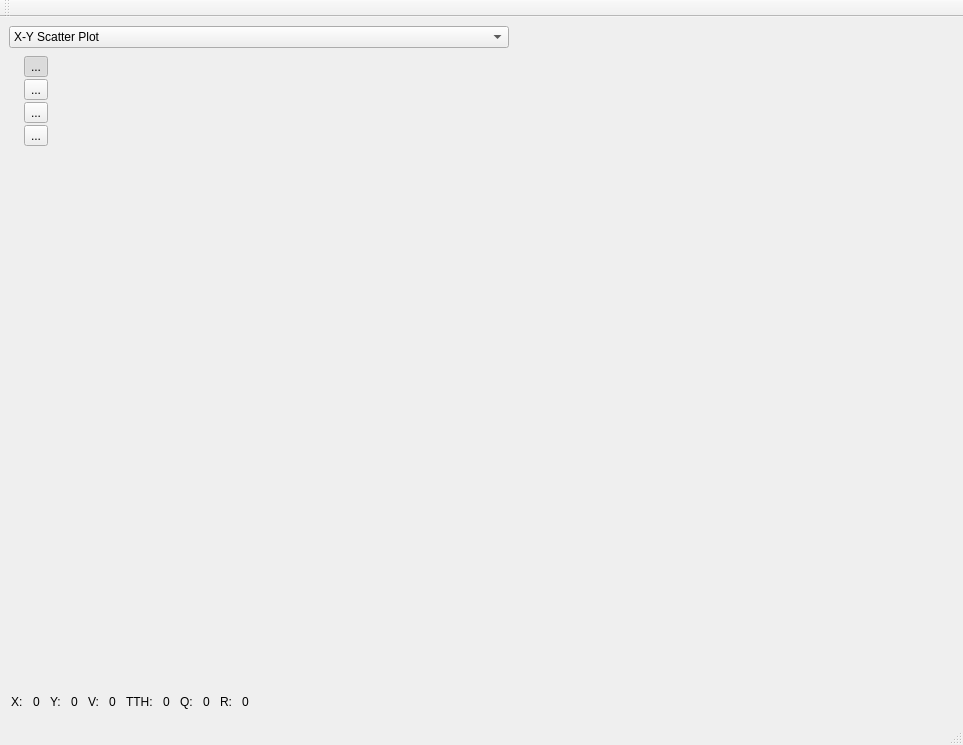
<?xml version="1.0" encoding="UTF-8"?>
<ui version="4.0">
 <class>QxrdDataObjectGraphWindow</class>
 <widget class="QMainWindow" name="QxrdDataObjectGraphWindow">
  <property name="geometry">
   <rect>
    <x>0</x>
    <y>0</y>
    <width>963</width>
    <height>745</height>
   </rect>
  </property>
  <property name="windowTitle">
   <string>MainWindow</string>
  </property>
  <widget class="QWidget" name="centralwidget">
   <layout class="QGridLayout" name="gridLayout">
    <item row="0" column="0" colspan="2">
     <widget class="QComboBox" name="m_PlotModeSelector">
      <item>
       <property name="text">
        <string>X-Y Scatter Plot</string>
       </property>
      </item>
      <item>
       <property name="text">
        <string>2D-Image Plot</string>
       </property>
      </item>
      <item>
       <property name="text">
        <string>Histogram</string>
       </property>
      </item>
      <item>
       <property name="text">
        <string>Vertical Slice</string>
       </property>
      </item>
      <item>
       <property name="text">
        <string>Horizontal Slice</string>
       </property>
      </item>
     </widget>
    </item>
    <item row="1" column="0">
     <widget class="QWidget" name="widget" native="true">
      <layout class="QGridLayout" name="gridLayout_10">
       <property name="leftMargin">
        <number>2</number>
       </property>
       <property name="topMargin">
        <number>2</number>
       </property>
       <property name="rightMargin">
        <number>2</number>
       </property>
       <property name="bottomMargin">
        <number>2</number>
       </property>
       <property name="spacing">
        <number>2</number>
       </property>
       <item row="5" column="1">
        <widget class="QToolButton" name="m_ImageMeasureButton">
         <property name="toolTip">
          <string>Measure Distances on Image</string>
         </property>
         <property name="text">
          <string>...</string>
         </property>
         <property name="icon">
          <iconset resource="qxrdresources.qrc">
           <normaloff>:/images/measure.png</normaloff>:/images/measure.png</iconset>
         </property>
         <property name="iconSize">
          <size>
           <width>24</width>
           <height>24</height>
          </size>
         </property>
         <property name="checkable">
          <bool>true</bool>
         </property>
         <property name="autoExclusive">
          <bool>true</bool>
         </property>
         <property name="autoRaise">
          <bool>false</bool>
         </property>
         <property name="arrowType">
          <enum>Qt::NoArrow</enum>
         </property>
        </widget>
       </item>
       <item row="1" column="1">
        <widget class="QToolButton" name="m_ImageZoomOutButton">
         <property name="toolTip">
          <string>Zoom Out</string>
         </property>
         <property name="text">
          <string>...</string>
         </property>
         <property name="icon">
          <iconset resource="qxrdresources.qrc">
           <normaloff>:/images/zoom-out.png</normaloff>:/images/zoom-out.png</iconset>
         </property>
         <property name="iconSize">
          <size>
           <width>24</width>
           <height>24</height>
          </size>
         </property>
        </widget>
       </item>
       <item row="2" column="1">
        <widget class="QToolButton" name="m_ImageZoomAllButton">
         <property name="toolTip">
          <string>Auto Scale</string>
         </property>
         <property name="text">
          <string>...</string>
         </property>
         <property name="icon">
          <iconset resource="qxrdresources.qrc">
           <normaloff>:/images/zoom-all.png</normaloff>:/images/zoom-all.png</iconset>
         </property>
         <property name="iconSize">
          <size>
           <width>24</width>
           <height>24</height>
          </size>
         </property>
        </widget>
       </item>
       <item row="0" column="1">
        <widget class="QToolButton" name="m_ImageZoomInButton">
         <property name="toolTip">
          <string>Zoom In</string>
         </property>
         <property name="text">
          <string>...</string>
         </property>
         <property name="icon">
          <iconset resource="qxrdresources.qrc">
           <normaloff>:/images/zoom-in.png</normaloff>:/images/zoom-in.png</iconset>
         </property>
         <property name="iconSize">
          <size>
           <width>24</width>
           <height>24</height>
          </size>
         </property>
         <property name="checkable">
          <bool>true</bool>
         </property>
         <property name="checked">
          <bool>true</bool>
         </property>
         <property name="autoExclusive">
          <bool>true</bool>
         </property>
        </widget>
       </item>
       <item row="6" column="1">
        <spacer name="verticalSpacer_4">
         <property name="orientation">
          <enum>Qt::Vertical</enum>
         </property>
         <property name="sizeHint" stdset="0">
          <size>
           <width>20</width>
           <height>40</height>
          </size>
         </property>
        </spacer>
       </item>
      </layout>
     </widget>
    </item>
    <item row="1" column="1" colspan="2">
     <widget class="QxrdImagePlot" name="m_ImagePlot" native="true">
      <property name="sizePolicy">
       <sizepolicy hsizetype="Expanding" vsizetype="Expanding">
        <horstretch>2</horstretch>
        <verstretch>0</verstretch>
       </sizepolicy>
      </property>
      <property name="minimumSize">
       <size>
        <width>0</width>
        <height>0</height>
       </size>
      </property>
     </widget>
    </item>
    <item row="2" column="0" colspan="3">
     <widget class="QWidget" name="widget_4" native="true">
      <layout class="QGridLayout" name="gridLayout_16">
       <property name="leftMargin">
        <number>2</number>
       </property>
       <property name="topMargin">
        <number>2</number>
       </property>
       <property name="rightMargin">
        <number>2</number>
       </property>
       <property name="bottomMargin">
        <number>2</number>
       </property>
       <property name="horizontalSpacing">
        <number>10</number>
       </property>
       <property name="verticalSpacing">
        <number>2</number>
       </property>
       <item row="0" column="11">
        <widget class="QLabel" name="label_6">
         <property name="text">
          <string>R:</string>
         </property>
        </widget>
       </item>
       <item row="0" column="6">
        <widget class="QLabel" name="m_ValMouse">
         <property name="text">
          <string>0</string>
         </property>
        </widget>
       </item>
       <item row="0" column="3">
        <widget class="QLabel" name="m_YMouse">
         <property name="text">
          <string>0</string>
         </property>
        </widget>
       </item>
       <item row="0" column="2">
        <widget class="QLabel" name="label_2">
         <property name="text">
          <string>Y:</string>
         </property>
        </widget>
       </item>
       <item row="0" column="7">
        <widget class="QLabel" name="label_4">
         <property name="text">
          <string>TTH:</string>
         </property>
        </widget>
       </item>
       <item row="0" column="8">
        <widget class="QLabel" name="m_TTHMouse">
         <property name="text">
          <string>0</string>
         </property>
        </widget>
       </item>
       <item row="0" column="13">
        <spacer name="horizontalSpacer_3">
         <property name="orientation">
          <enum>Qt::Horizontal</enum>
         </property>
         <property name="sizeHint" stdset="0">
          <size>
           <width>40</width>
           <height>20</height>
          </size>
         </property>
        </spacer>
       </item>
       <item row="0" column="9">
        <widget class="QLabel" name="label_5">
         <property name="text">
          <string>Q:</string>
         </property>
        </widget>
       </item>
       <item row="0" column="10">
        <widget class="QLabel" name="m_QMouse">
         <property name="text">
          <string>0</string>
         </property>
        </widget>
       </item>
       <item row="0" column="0">
        <widget class="QLabel" name="label">
         <property name="text">
          <string>X:</string>
         </property>
        </widget>
       </item>
       <item row="0" column="1">
        <widget class="QLabel" name="m_XMouse">
         <property name="text">
          <string>0</string>
         </property>
        </widget>
       </item>
       <item row="0" column="5">
        <widget class="QLabel" name="label_3">
         <property name="text">
          <string>V:</string>
         </property>
        </widget>
       </item>
       <item row="0" column="12">
        <widget class="QLabel" name="m_RMouse">
         <property name="text">
          <string>0</string>
         </property>
        </widget>
       </item>
      </layout>
     </widget>
    </item>
   </layout>
  </widget>
  <widget class="QMenuBar" name="menubar">
   <property name="geometry">
    <rect>
     <x>0</x>
     <y>0</y>
     <width>963</width>
     <height>21</height>
    </rect>
   </property>
  </widget>
  <widget class="QStatusBar" name="statusbar"/>
  <widget class="QToolBar" name="toolBar">
   <property name="windowTitle">
    <string>toolBar</string>
   </property>
   <attribute name="toolBarArea">
    <enum>TopToolBarArea</enum>
   </attribute>
   <attribute name="toolBarBreak">
    <bool>false</bool>
   </attribute>
  </widget>
 </widget>
 <customwidgets>
  <customwidget>
   <class>QxrdImagePlot</class>
   <extends>QWidget</extends>
   <header>qxrdimageplot.h</header>
  </customwidget>
 </customwidgets>
 <resources>
  <include location="qxrdresources.qrc"/>
 </resources>
 <connections/>
</ui>
